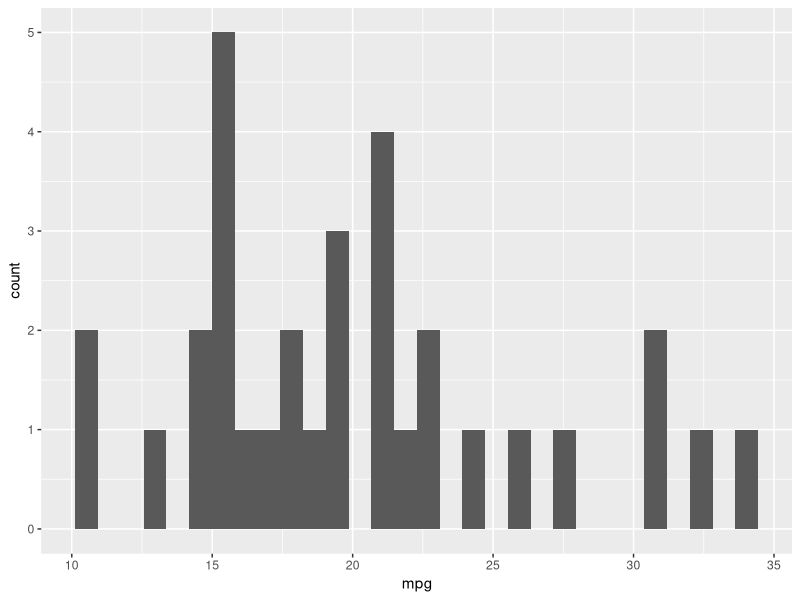
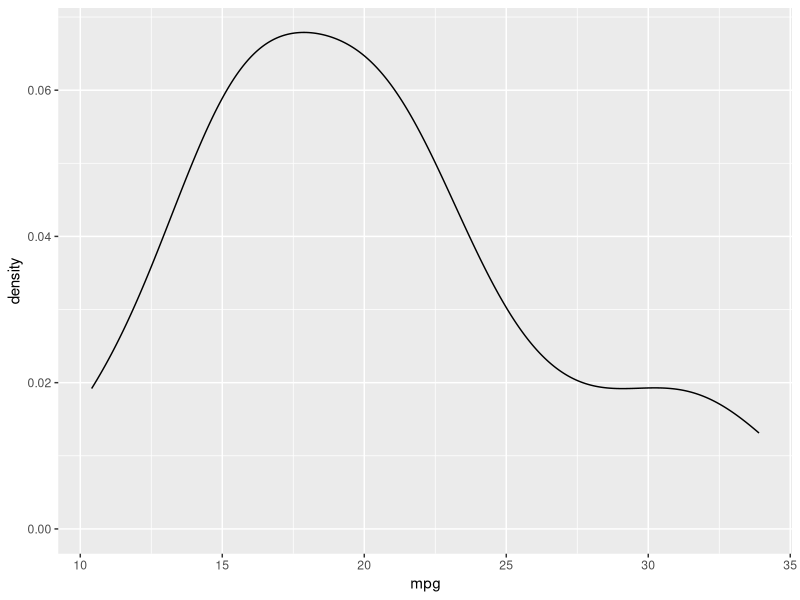
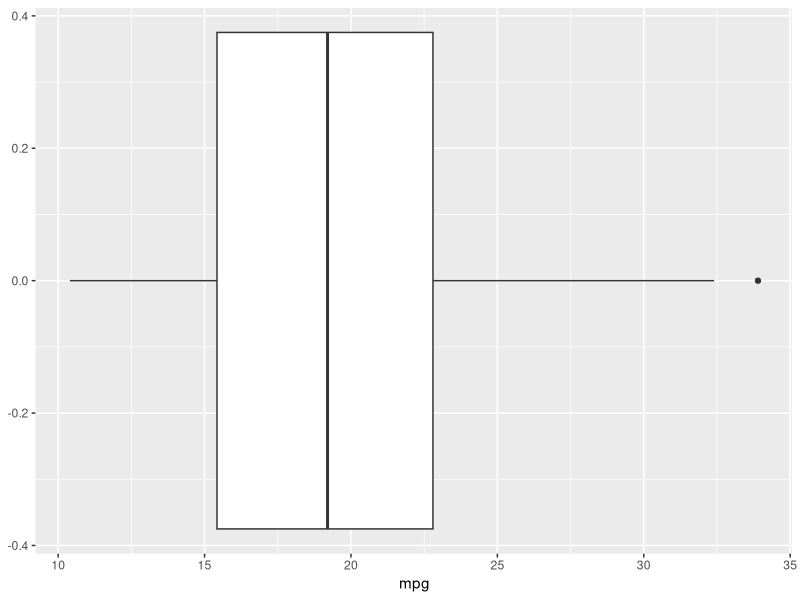
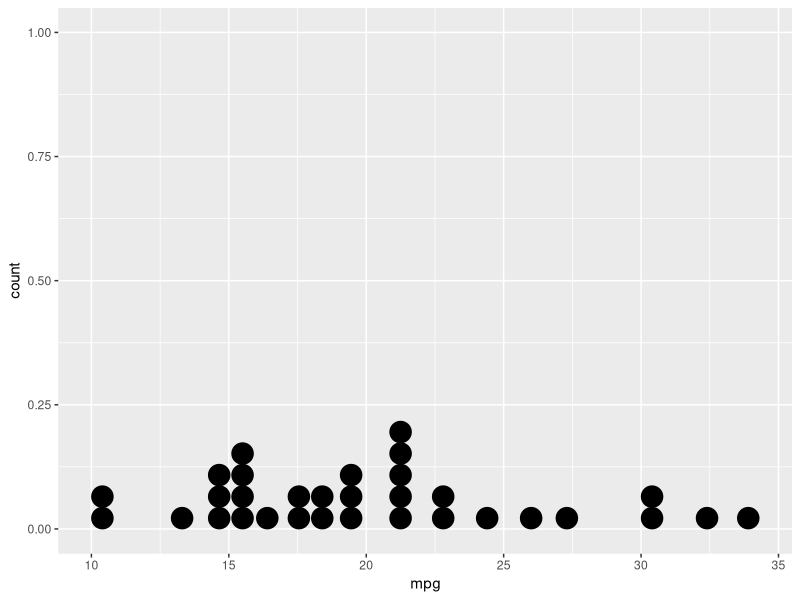
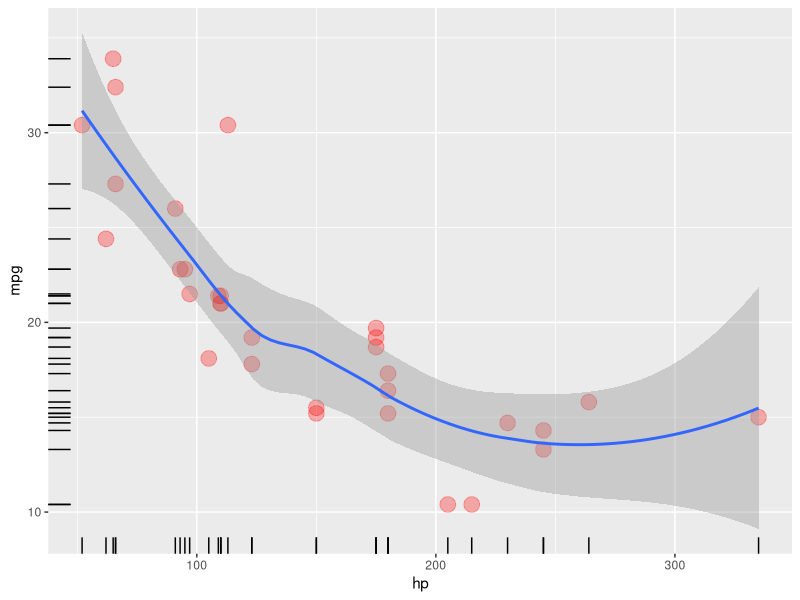
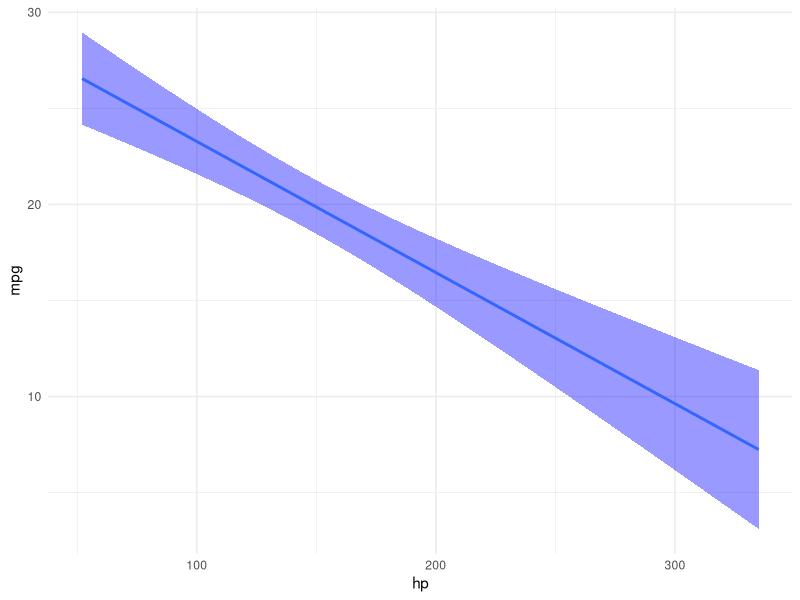
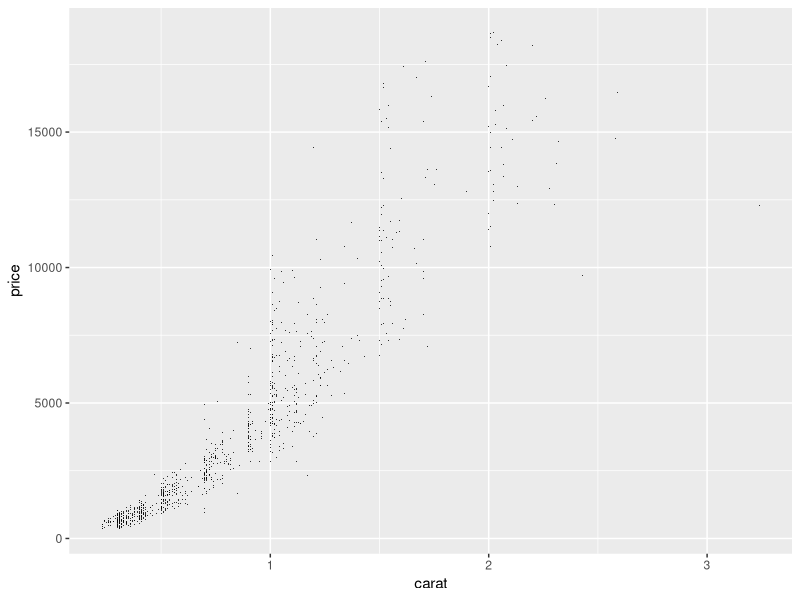
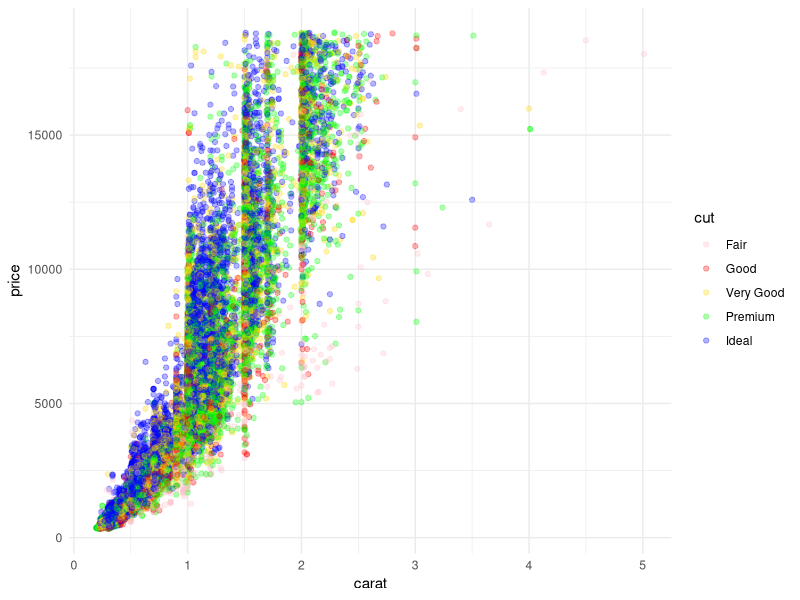

Write R code to recreate these figures, in order.
library(tidyverse)
head(mtcars)
View(mtcars)
#1 
#mapping is pull data into axis x or y
#chart rule 1 Variable need to plot 2.Type (Continuous or Discret)
ggplot(data=mtcars,mapping=aes(x=mpg))+
  geom_histogram()
ggplot(data=mtcars,mapping=aes(x=mpg))+
  geom_density()
ggplot(data=mtcars,mapping=aes(x=mpg))+
  geom_boxplot()


base<-ggplot(data=mtcars,mapping=aes(x=mpg))
base+geom_dotplot()

base2<-ggplot(mtcars,aes(y=mpg,x=hp))
base2+geom_point(size=5,col="red",alpha=0.3)+geom_smooth()+geom_rug()

#linear model lm
base2+geom_smooth(method = "lm",fill="blue",fill='pink')+theme_minimal()

View(diamonds)

#<ord> can ordering 
diamonds$cut%>%head

#boxplot vs violin -> boxplot compare btw box violin compare within itself.
#EDA use various chart to see insignt.

library(patchwork)
#P1+P2+P3
#(P1+P2)/P3

#overploting
set.seed(50)
ggplot(sample_n(diamonds,1000),aes(carat,price))+geom_point(alpha=0.8,shape='.')

#1 reduce alpha
#2 add shape
#3 sampling not all data+set.seed()

#mapp variable to chart ->color
set.seed(50)
ggplot(sample_frac(diamonds,0.7),aes(carat,price,col=cut))+geom_point(alpha=0.3)+theme_minimal()+scale_color_manual(values = c('pink','red','gold','green','blue'))


set.seed(50)
ggplot(sample_frac(diamonds,0.7),aes(carat,price,col=cut))+geom_point(alpha=0.3)+theme_minimal()+scale_color_brewer(type="seq",palette = 1)
                                                                                                        
set.seed(50)
ggplot(sample_frac(diamonds,0.7),
        aes(carat,price,col=price))+
        geom_point(alpha=0.3)+
        theme_minimal()+
        scale_color_gradient(low="gold",high = "blue")

#facet
#segment chart into group
#wrap 1d
set.seed(50)
ggplot(sample_frac(diamonds,0.3),
       aes(carat,price,col=price))+
  geom_point(alpha=0.3)+
  theme_minimal()+
  scale_color_gradient(low="gold",high = "blue")+
  facet_wrap(~cut,ncol=2)

#grid 2d
set.seed(50)
ggplot(sample_frac(diamonds,0.3),
       aes(carat,price,col=price))+
  geom_point(alpha=0.3)+
  theme_minimal()+
  scale_color_gradient(low="gold",high = "blue")+
  facet_grid(cut~clarity)

#label
ggplot(mtcars,aes(hp,mpg))+
  geom_point()+
  theme_minimal()+
  labs(
    title = "My first scatter plot",
    subtitle = "Awesome work",
    x="Horse Power",
    y="Mile per Gallon",
    caption="Pewered by R"
  )
#stacking
ggplot(diamonds,aes(cut,fill=color))+geom_bar()

library(ggthemes)
ggplot(diamonds,aes(cut,fill=color))+geom_bar()+theme_wsj()

# 5 charts by use diamonds data set--pdf
# Create 5 charts form Skooldio in google sheet 121212
